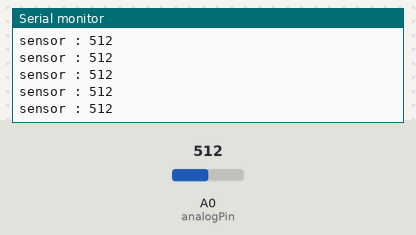
A sketch run on a simulated Arduino Uno, built with avr-gcc and run on an emulated ATmega328P. On the bench: the last lines printed to the serial monitor. The test bench sets the inputs (shaded band); at power-on: A0 (analogPin) = 512.

Above: at 1.2 s.
1.3 s: A0 (analogPin) set to 716
At 1.31 s:
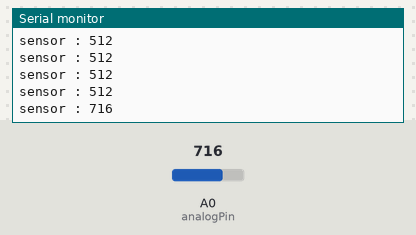
2.8 s: A0 (analogPin) set to 900
At 2.82 s:
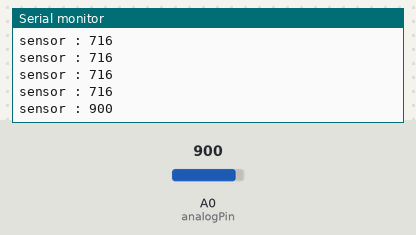
Timing chart, 0 to 5.8 s (numbered marks = the images above; inputs shaded):
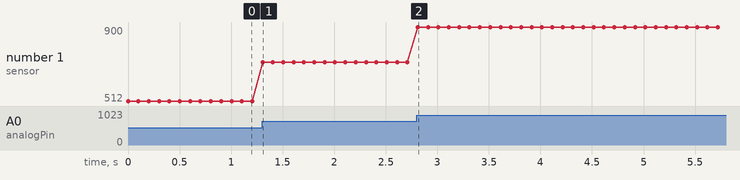

Measured:
- after the input at 1.3 s, the serial monitor: prints a new line at once (image 1)
- after the input at 2.8 s, the serial monitor: prints a new line at once (image 2)
- plotted number 1: 512 → 716 after the input at 1.3 s, 716 → 900 after the input at 2.8 s

The sketch:

water_sensor.ino
```cpp
int analogPin = A0;
int val = 0;

void setup() {

  Serial.begin(9600);
}

void loop() {

  val = analogRead(analogPin);
  Serial.print(F("sensor : "));
  Serial.println(val);

  delay(100);
}
```
